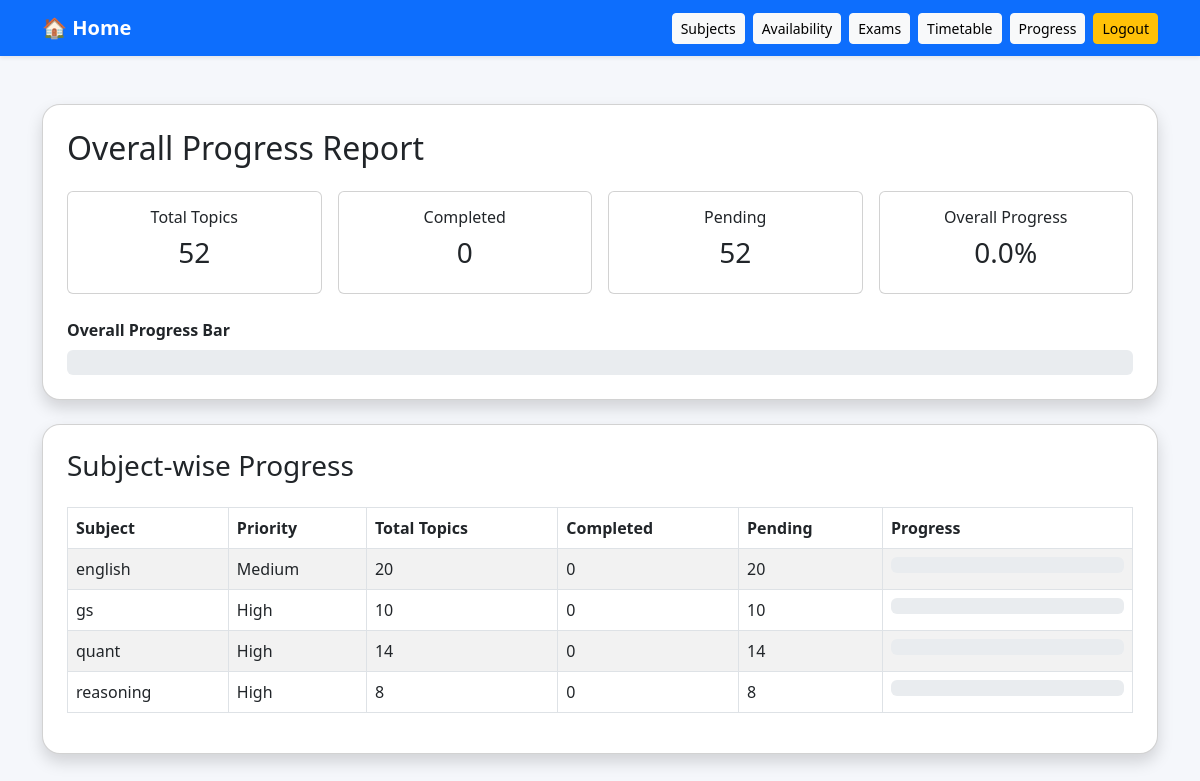
The app's page /progress-report/ (signed in) with its own data.
### planner/models.py (models this page shows, shortened)
class Subject(models.Model):
    PRIORITY_CHOICES = [
        ('High', 'High'),
        ('Medium', 'Medium'),
        ('Low', 'Low'),
    ]
    user = models.ForeignKey(User, on_delete=models.CASCADE)
    name = models.CharField(max_length=100)
    priority = models.CharField(max_length=10, choices=PRIORITY_CHOICES)
    total_topics = models.IntegerField(default=0)
    completed_topics = models.IntegerField(default=0)
    created_at = models.DateTimeField(auto_now_add=True)
    def pending_topics(self):
        pending = self.total_topics - self.completed_topics
        return pending if pending > 0 else 0

### planner/views.py (the view)
# urls.py: path('progress-report/', views.progress_report, name='progress_report'),
@login_required
def progress_report(request):
    subjects = Subject.objects.filter(user=request.user).order_by('name')
    subject_reports = []
    total_topics_sum = 0
    completed_topics_sum = 0
    pending_topics_sum = 0
    for subject in subjects:
        total_topics = subject.total_topics
        completed_topics = subject.completed_topics
        pending_topics = subject.pending_topics()
        if total_topics > 0:
            progress_percent = round((completed_topics / total_topics) * 100, 1)
        else:
            progress_percent = 0
        subject_reports.append({
            'name': subject.name,
            'priority': subject.priority,
            'total_topics': total_topics,
            'completed_topics': completed_topics,
            'pending_topics': pending_topics,
            'progress_percent': progress_percent,
        })
        total_topics_sum += total_topics
        completed_topics_sum += completed_topics
        pending_topics_sum += pending_topics
    if total_topics_sum > 0:
        overall_progress = round((completed_topics_sum / total_topics_sum) * 100, 1)
    else:
        overall_progress = 0
    return render(request, 'planner/progress_report.html', {
        'subject_reports': subject_reports,
        'total_topics_sum': total_topics_sum,
        'completed_topics_sum': completed_topics_sum,
        'pending_topics_sum': pending_topics_sum,
        'overall_progress': overall_progress,
    })

### planner/templates/planner/progress_report.html (shortened to what this page needs)
<!DOCTYPE html>
<html>
<head>
    <link href="https://cdn.jsdelivr.net/npm/bootstrap@5.3.0/dist/css/bootstrap.min.css" rel="stylesheet">
</head>
<body style="background-color: #f5f7fb;">
<nav class="navbar navbar-expand-lg navbar-dark bg-primary shadow-sm">
    <div class="container">
        <a class="navbar-brand fw-bold" href="/dashboard/">🏠 Home</a>
        <div class="ms-auto d-flex align-items-center">
            <a href="/subjects/" class="btn btn-light btn-sm me-2">Subjects</a>
            <a href="/availability/" class="btn btn-light btn-sm me-2">Availability</a>
            <a href="/exams/" class="btn btn-light btn-sm me-2">Exams</a>
            <a href="/weekly-timetable/" class="btn btn-light btn-sm me-2">Timetable</a>
            <a href="/progress-report/" class="btn btn-light btn-sm me-2">Progress</a>
            <a href="/logout/" class="btn btn-warning btn-sm">Logout</a>
        </div>
    </div>
</nav>
<div class="container mt-5">
    <div class="card shadow p-4 mb-4" style="border-radius: 18px;">
        <h2 class="mb-4">Overall Progress Report</h2>
        <div class="row g-3">
            <div class="col-md-3">
                <div class="card p-3 text-center">
                    <h6>Total Topics</h6>
                    <h3>{{ total_topics_sum }}</h3>
                </div>
            </div>
            <div class="col-md-3">
                <div class="card p-3 text-center">
                    <h6>Completed</h6>
                    <h3>{{ completed_topics_sum }}</h3>
                </div>
            </div>
            <div class="col-md-3">
                <div class="card p-3 text-center">
                    <h6>Pending</h6>
                    <h3>{{ pending_topics_sum }}</h3>
                </div>
            </div>
            <div class="col-md-3">
                <div class="card p-3 text-center">
                    <h6>Overall Progress</h6>
                    <h3>{{ overall_progress }}%</h3>
                </div>
            </div>
        </div>
        <div class="mt-4">
            <label class="form-label fw-bold">Overall Progress Bar</label>
            <div class="progress" style="height: 25px;">
            </div>
        </div>
    </div>
    <div class="card shadow p-4" style="border-radius: 18px;">
        <h3 class="mb-4">Subject-wise Progress</h3>
        {% if subject_reports %}
            <table class="table table-bordered table-striped">
                <thead>
                    <tr>
                        <th>Subject</th>
                        <th>Priority</th>
                        <th>Total Topics</th>
                        <th>Completed</th>
                        <th>Pending</th>
                        <th>Progress</th>
                    </tr>
                </thead>
                <tbody>
                    {% for subject in subject_reports %}
                    <tr>
                        <td>{{ subject.name }}</td>
                        <td>{{ subject.priority }}</td>
                        <td>{{ subject.total_topics }}</td>
                        <td>{{ subject.completed_topics }}</td>
                        <td>{{ subject.pending_topics }}</td>
                        <td style="width: 250px;">
                            <div class="progress">
                            </div>
                        </td>
                    </tr>
                    {% endfor %}
                </tbody>
            </table>
        {% else %}
            <p>No subjects added yet.</p>
        {% endif %}
    </div>
</div>
</body>
</html>

### records on screen
Subject: name "english", priority "Medium", total_topics "20", completed_topics "0", pending_topics "20"
Subject: name "gs", priority "High", total_topics "10", completed_topics "0", pending_topics "10"
Subject: name "quant", priority "High"
Subject: name "reasoning", priority "High", total_topics "8", completed_topics "0", pending_topics "8"

### other values on screen
{{ total_topics_sum }} "52"
{{ completed_topics_sum }} "0"
{{ pending_topics_sum }} "52"
{{ overall_progress }} "0.0"
{{ subject.total_topics }} "14"
{{ subject.completed_topics }} "0"
{{ subject.pending_topics }} "14"
